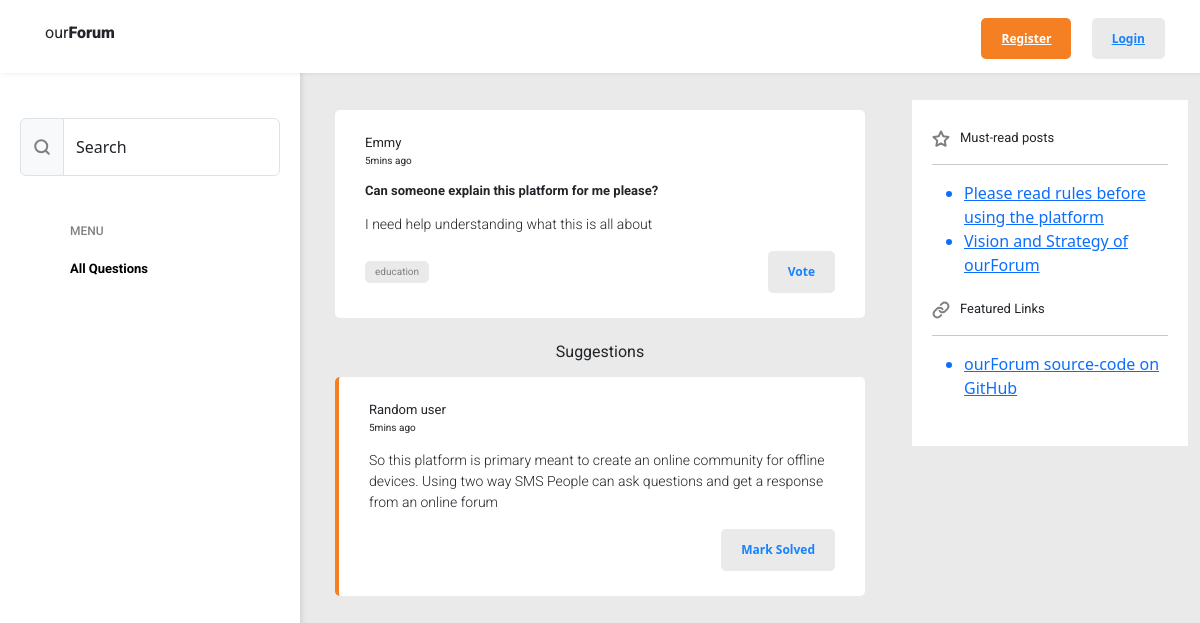
/question/1, run on an earlier commit of the app's database.
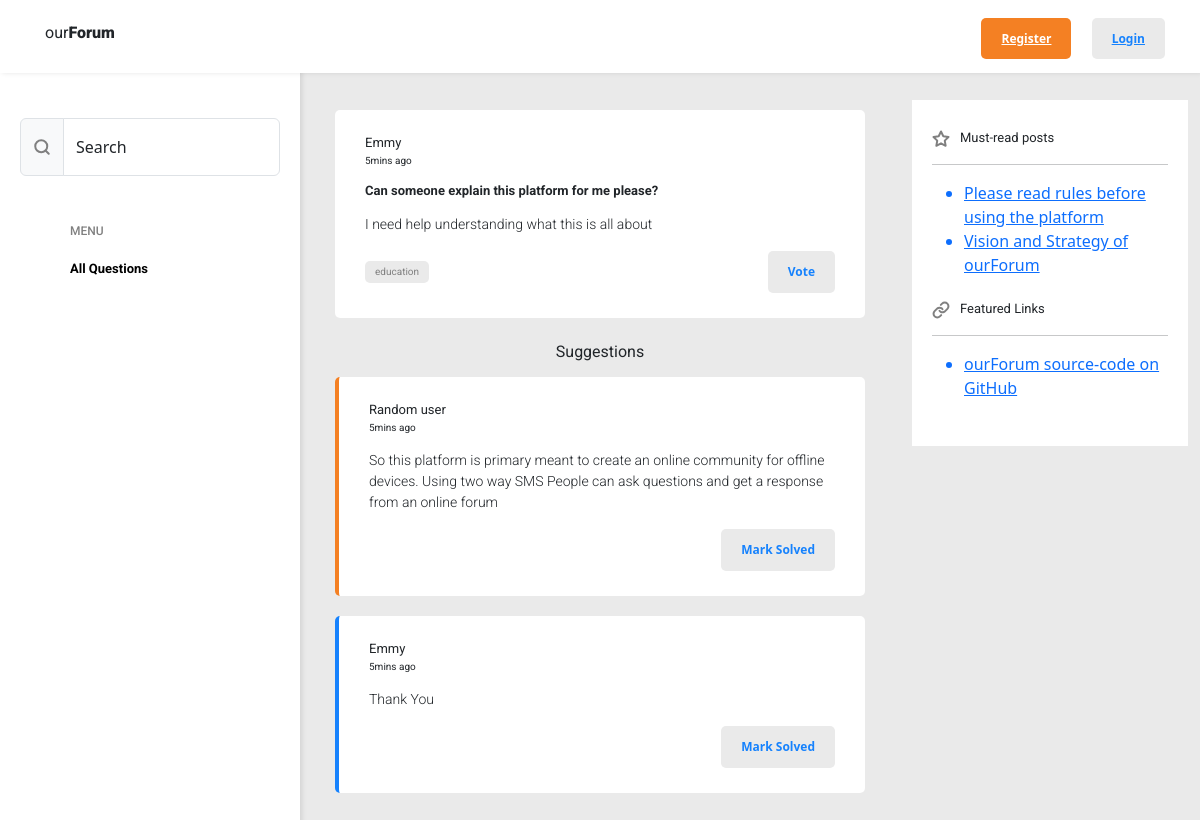
And on a later commit of the database.
### app.py (models this page shows)
class User(db.Model, UserMixin):
    __tablename__ = 'users'
    id = db.Column(db.Integer, primary_key=True)
    phone_number = db.Column(db.String(20), unique=True, nullable=False)
    username = db.Column(db.String(20), unique=True, nullable=False)
    password = db.Column(db.String(255), nullable=True)
    is_online = db.Column(db.Boolean, nullable=False, default=True)
    questions = db.relationship('Question', back_populates='author')
    comments = db.relationship('Comment', back_populates='author')

class Question(db.Model):
    __tablename__ = 'questions'
    id = db.Column(db.Integer, primary_key=True)
    category = db.Column(db.String(255), nullable=True)
    title = db.Column(db.String, nullable=False)
    question = db.Column(db.String, nullable=False)
    author_id = db.Column(db.Integer, db.ForeignKey('users.id'))
    author = db.relationship('User', back_populates='questions')
    comments = db.relationship('Comment', back_populates='question')
    post_time = db.Column(db.DateTime, default=datetime.utcnow())

class Comment(db.Model):
    __tablename__ = 'comments'
    id = db.Column(db.Integer, primary_key=True)
    author_id = db.Column(db.Integer, db.ForeignKey('users.id'))
    author = db.relationship('User', back_populates='comments')
    question_id = db.Column(db.Integer, db.ForeignKey('questions.id'))
    question = db.relationship('Question', back_populates='comments')
    comment = db.Column(db.String, nullable=False)
    comment_time = db.Column(db.DateTime, default=datetime.utcnow())

### app.py (the view)
@app.route("/question/<int:question_id>", methods=['GET', 'POST'])
def question(question_id):
    current_question = db.get_or_404(Question, question_id)
    if request.method == 'POST':
        comment = request.form["suggestion"]
        new_comment = Comment(
            author=current_user,
            question=current_question,
            comment=comment
        )
        db.session.add(new_comment)
        db.session.commit()
        if not current_question.author.is_online:
            send_sms([current_question.author.phone_number], comment, SHORT_CODE)
        return redirect(url_for("question", question_id=current_question.id))
    else:
        return render_template("open-question.html", question=current_question)

### templates/open-question.html (shortened to what this page needs)
{% extends "body.html" %}
{% block content %}
	          <div class="my-card">
            <h6 class="mb-1">{{ question.author.username }}</h6>
            <h6 class="mb-3" style="font-size: 10px">5mins ago</h6>
            <h5 class="mb-3">{{ question.title }}</h5>
            <p>
                {{ question.question }}
            </p>
            <div class="bottom-card">
              <div class="tags">
                <div class="tag">
                  <h6 style="font-size: 10px">{{ question.category }}</h6>
                </div>
              </div>
              <div class="actions">
                <button class="secondary-button">Vote</button>
              </div>
            </div>
          </div>
          <div class="mt-4 mb-3" style="text-align: center;">
            <h2>Suggestions</h2>
          </div>
          {% for comment in question.comments %}
            <div style="{% if comment.author_id == comment.question.author_id %}
                    border-left: 4px solid #1682FD;
                    {% endif %}
                    " class="my-reply-card">
            <h6 class="mb-1">{{ comment.author.username }}</h6>
            <h6 class="mb-3" style="font-size: 10px">5mins ago</h6>
            <p>
                {{ comment.comment }}
            </p>
            <div class="bottom-card">
              <div class="actions">
                <button class="secondary-button">Mark Solved</button>
              </div>
            </div>
          </div>
          {% endfor %}
{% endblock %}

### templates/body.html (shortened to what this page needs)
{% extends "base.html" %}
{% block body %}
    <div class="home">
    <div class="row m-0">
        <div
                class="col-lg-3 col-md-4 d-sm-none d-lg-block d-none d-md-block pt-5 body-side"
        >
            <form action="">
                <div class="input-group mb-3">
              <span class="input-group-text"
              ><img src="/static/images/search.svg" alt=""
              /></span>
                    <div class="form-floating">
                        <input
                                type="search"
                                class="form-control"
                                id="search"
                                placeholder="Search"
                        />
                        <label for="phoneNumber">Search</label>
                    </div>
                </div>
            </form>
            <div class="mt-5" style="padding-left: 50px">
                <h4>MENU</h4>
            </div>
        <a style="text-decoration: none; color: initial" href="{{ url_for("home") }}">
            <div class="menu-item ">
                <h5>All Questions</h5>
            </div>
        </a>
        </div>
        <div class="col-lg-6 offset-lg-3 offset-md-4 col-md-8 body-card">
            {% block content %}
            {% endblock %}
        </div>
        <div class="col-lg-3 offset-lg-0 offset-md-4">
            <div class="body-side-right">
                <div>
                    <div class="tags">
                        <img src="/static/images/star.svg" alt=""/>
                        <h6>Must-read posts</h6>
                    </div>
                    <hr/>
                    <ul>
                        <a href=""
                        >
                            <li>Please read rules before using the platform</li>
                        </a
                        >
                        <a href="">
                            <li>Vision and Strategy of ourForum</li>
                        </a>
                    </ul>
                </div>
                <div class="mt-4">
                    <div class="tags">
                        <img src="/static/images/link.svg" alt=""/>
                        <h6>Featured Links</h6>
                    </div>
                    <hr/>
                    <ul>
                        <a href="">
                            <li>ourForum source-code on GitHub</li>
                        </a>
                    </ul>
                </div>
            </div>
        </div>
    </div>
</div>
{% endblock %}

### templates/base.html (shortened to what this page needs)
<!DOCTYPE html>
<html lang="en">
<head>
    <link
            href="https://cdn.jsdelivr.net/npm/bootstrap@5.3.3/dist/css/bootstrap.min.css"
            rel="stylesheet"
    />
    <link rel="stylesheet" href="/static/styles/styles.css"/>
</head>
<body>
<nav class="navbar">
    <div class="action">
        <h2>our<span style="font-weight: 900">Forum</span></h2>
    </div>
    {% if current_user.is_authenticated %}
        <div>
        <a href="{{ url_for("ask_question") }}" class="primary-button me-3">Ask</a>
        <a href="{{ url_for("logout") }}" class="secondary-button">Logout</a>
    </div>
    {% else %}
    <div>
        <a href="{{ url_for("sign_up") }}" class="primary-button me-3">Register</a>
        <a href="{{ url_for("login") }}" class="secondary-button">Login</a>
    </div>
    {% endif %}
</nav>
{% block body %}
{% endblock %}
</body>
</html>

### static/styles/styles.css (style rules this page uses)
h2 { font-family: "Roboto"; font-weight: 400; font-size: 16px; }
body { height: 100vh; background-color: #EAEAEA; }
h4 { font-family: "Roboto"; font-weight: 500; font-size: 12px; color: #808080; }
h5 { font-family: "Roboto"; font-weight: 700; font-size: 13px; margin: 0; }
h6 { font-family: "Roboto"; font-weight: 400; font-size: 13px; }
p { font-family: "Roboto"; font-weight: 300; font-size: 14px; }
.form-control { font-family: "Roboto"; font-weight: 400; font-size: 13px; }
.primary-button { background-color: #F48023; border: none; border-radius: 5px; color: white; font-size: 12px; font-weight: 800; padding: 12px 20px; }
.secondary-button { background-color: #EAEAEA; border: none; border-radius: 5px; color: #1682FD; font-size: 12px; font-weight: 800; padding: 12px 20px; }
.navbar { padding: 23px 35px; background-color: white; box-shadow: 2px 0 5px rgba(0,0,0,0.1); position: fixed; top: 0; left: 0; width: 100%; z-index: 1000000; }
.menu-item { padding: 15px 0 15px 50px; }
.actions, .tags { display: flex; gap: 10px; }
.action { display: flex; align-items: center; gap: 10px; }
.action h6, .tags h6 { margin: 0%; }
.tag { color: #808080; background-color: #EAEAEA; padding: 5px 10px; border-radius: 5px; }
.bottom-card { display: flex; align-items: center; justify-content: space-between; }
.body-card { padding: 40px 35px; }
.body-side { position: fixed; background-color: white; height: 100vh; overflow-y: auto; padding: 20px; box-shadow: 2px 0 5px rgba(0,0,0,0.1); }
.home { height: 100%; margin-top: 70px; }
.my-card { background-color: white; padding: 25px 30px; border-radius: 5px; margin-bottom: 20px; }
.body-side-right { background-color: white; padding: 30px 20px; margin-top: 30px; }
.my-reply-card { background-color: white; padding: 25px 30px; border-radius: 5px; margin-bottom: 20px; border-left: 4px solid #F48023; }

What changed in the data, as far as the page shows it:
added Comment: author.username "Emmy", comment "Thank You"
